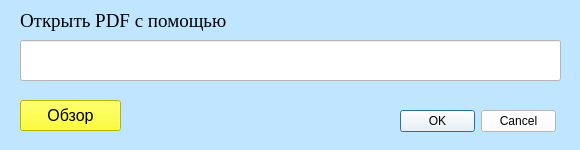
<?xml version="1.0" encoding="UTF-8"?>
<ui version="4.0">
 <class>pach_to_PDF_form</class>
 <widget class="QWidget" name="pach_to_PDF_form">
  <property name="geometry">
   <rect>
    <x>0</x>
    <y>0</y>
    <width>580</width>
    <height>150</height>
   </rect>
  </property>
  <property name="minimumSize">
   <size>
    <width>580</width>
    <height>150</height>
   </size>
  </property>
  <property name="maximumSize">
   <size>
    <width>580</width>
    <height>150</height>
   </size>
  </property>
  <property name="windowTitle">
   <string>Программа для открытия PDF файлов</string>
  </property>
  <property name="windowIcon">
   <iconset>
    <normaloff>изогнутая_линия.png</normaloff>изогнутая_линия.png</iconset>
  </property>
  <property name="styleSheet">
   <string notr="true">background-color: rgb(192, 230, 255);</string>
  </property>
  <widget class="QLineEdit" name="lineEdit">
   <property name="geometry">
    <rect>
     <x>20</x>
     <y>40</y>
     <width>541</width>
     <height>41</height>
    </rect>
   </property>
   <property name="font">
    <font>
     <pointsize>14</pointsize>
    </font>
   </property>
   <property name="styleSheet">
    <string notr="true">background-color: rgb(255, 255, 255);</string>
   </property>
  </widget>
  <widget class="QDialogButtonBox" name="buttonBox">
   <property name="geometry">
    <rect>
     <x>400</x>
     <y>110</y>
     <width>156</width>
     <height>23</height>
    </rect>
   </property>
   <property name="styleSheet">
    <string notr="true">background-color: rgb(255, 255, 255);</string>
   </property>
   <property name="standardButtons">
    <set>QDialogButtonBox::Cancel|QDialogButtonBox::Ok</set>
   </property>
  </widget>
  <widget class="QLabel" name="label">
   <property name="geometry">
    <rect>
     <x>20</x>
     <y>10</y>
     <width>211</width>
     <height>21</height>
    </rect>
   </property>
   <property name="font">
    <font>
     <family>Times New Roman</family>
     <pointsize>14</pointsize>
     <weight>50</weight>
     <italic>false</italic>
     <bold>false</bold>
    </font>
   </property>
   <property name="styleSheet">
    <string notr="true">font: 14pt &quot;Times New Roman&quot;;</string>
   </property>
   <property name="text">
    <string>Открыть PDF с помощью</string>
   </property>
  </widget>
  <widget class="QPushButton" name="pushButton">
   <property name="geometry">
    <rect>
     <x>20</x>
     <y>100</y>
     <width>101</width>
     <height>31</height>
    </rect>
   </property>
   <property name="font">
    <font>
     <family>MS Shell Dlg 2</family>
     <pointsize>12</pointsize>
     <weight>50</weight>
     <italic>false</italic>
     <bold>false</bold>
    </font>
   </property>
   <property name="styleSheet">
    <string notr="true">font: 12pt &quot;MS Shell Dlg 2&quot;;
background-color: rgb(255, 255, 0);</string>
   </property>
   <property name="text">
    <string>Обзор</string>
   </property>
  </widget>
 </widget>
 <resources/>
 <connections/>
</ui>
